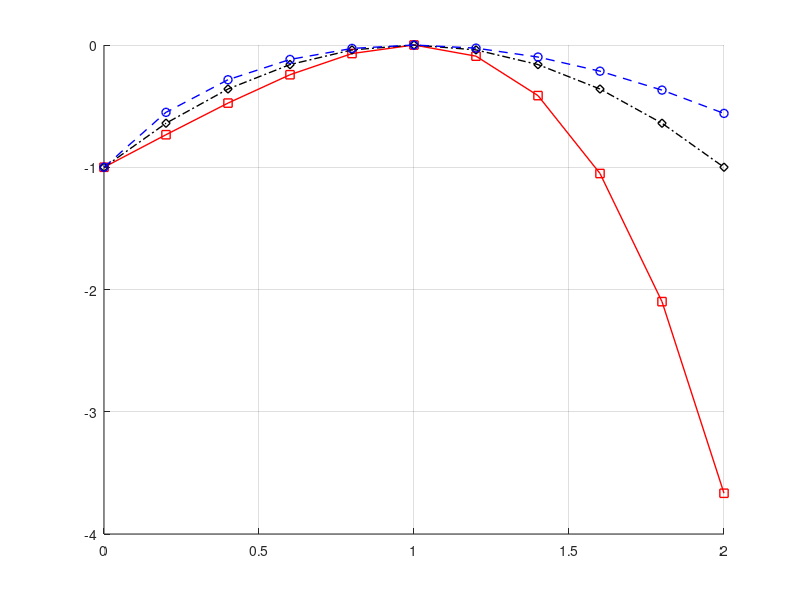

This figure's MATLAB source:
clear
clc
close all

q=[0.5,1,1.5];   
t=0:0.2:2;
for i=1:length(q)
    p=q(i);
    x(i,:)=2/(2-p)*t-p/(2-p)*t.^(2/p)-1;
    figure(1); grid on; hold on; 
    if i==1
        plot(t,x(i,:),'rs-','LineWidth',1);
    elseif i==2
            plot(t,x(i,:),'kd-.','LineWidth',1);
    else i==3
        plot(t,x(i,:),'bo--','LineWidth',1);
    end
    hold off
end